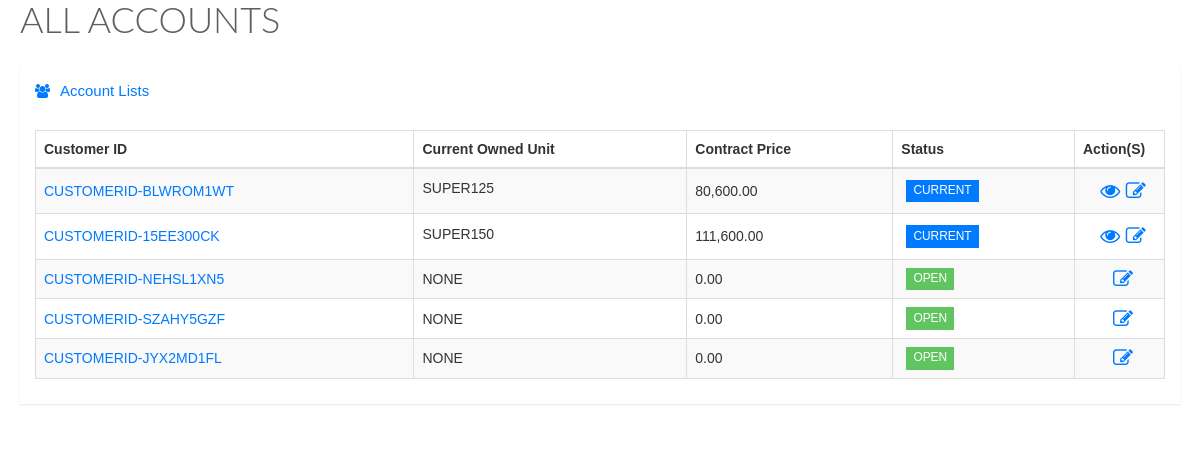
Before: /table.php with the older database file.
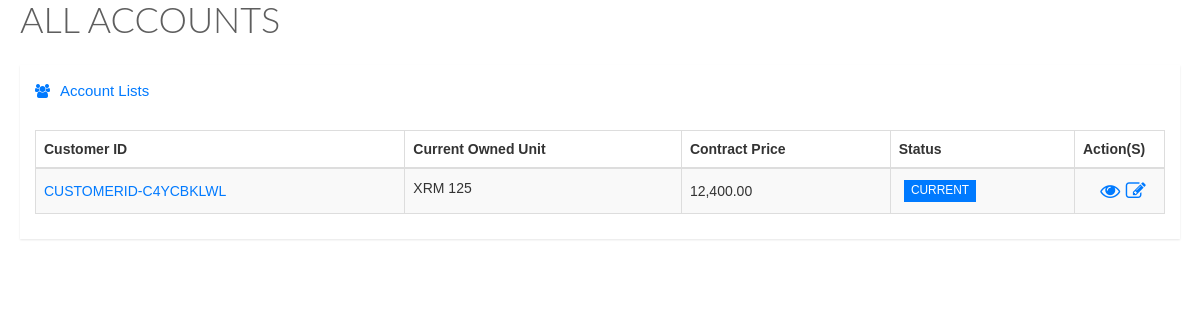
After: the same page with the newer database file.
### tables this page shows
CREATE TABLE IF NOT EXISTS `accounts` (
  `id` int(11) NOT NULL,
  `account_id` varchar(100) NOT NULL,
  `model_id` varchar(100) NOT NULL,
  `status` varchar(100) NOT NULL,
  `terms` varchar(100) NOT NULL,
  `monthly_installment` decimal(10,2) NOT NULL,
  `totalpaid` decimal(10,2) NOT NULL,
  `deposit` decimal(10,2) NOT NULL,
  `rebate` decimal(10,2) NOT NULL,
  `contract_price` decimal(10,2) NOT NULL,
  `months` int(11) NOT NULL,
  `datepayment` date NOT NULL,
  `downpayment` double(10,2) NOT NULL
);

CREATE TABLE IF NOT EXISTS `stocks` (
  `model_id` int(11) NOT NULL,
  `category_name` varchar(30) NOT NULL,
  `model_name` varchar(30) NOT NULL,
  `price` decimal(10,2) NOT NULL,
  `downpayment` decimal(10,2) NOT NULL,
  `color` varchar(100) NOT NULL,
  `engine_number` varchar(30) NOT NULL,
  `chassis` varchar(30) NOT NULL,
  `status` varchar(100) NOT NULL,
  `branch` varchar(100) NOT NULL
);

### table.php (the view, shortened to what this page needs)
<link href="stylesheets/bootstrap.min.css" media="all" rel="stylesheet" type="text/css" />
   <link href="stylesheets/font-awesome.min.css" media="all" rel="stylesheet" type="text/css" />
   <link href="stylesheets/datatables.css" media="all" rel="stylesheet" type="text/css" />
   <link href="stylesheets/style.css" media="all" rel="stylesheet" type="text/css" />
    <link href="stylesheets/jquery.fancybox.css" media="all" rel="stylesheet" type="text/css" />
   <div class="animated fadeInDown " id="accounthide">
       <div class="page-title">
         <h1>
         </h1>
       </div>
       <div class="row">
         <div class="col-lg-12">
           <div class="widget-container fluid-height clearfix">
             <div class="heading">
               <i class="fa fa-users"></i>Account Lists
             </div>
             <div class="widget-content padded clearfix">
               <table class="table table-bordered table-striped" id="dataTable1">
                 <thead>
                   <th>
                     Customer ID
                   </th>
                   <th>
                     Current Owned Unit
                   </th>
                   <th class="hidden-xs">
                     Contract Price
                   </th>
                   <th class="hidden-xs">
                     Status
                   </th>
                   <th>Action(S)</th>
                 </thead>
                 <tbody>
                    <?php
                       include 'db/connection.php';
                       $accounts = $dbConn->query("SELECT * FROM accounts");
                       while ($getaccounts = $accounts->fetch(PDO::FETCH_ASSOC))
                       {
                       ?>
                       <tr>
                       <td><a href="#dis<?php echo $getaccounts['account_id'];
                       ?>" class="fancybox"><?php echo $getaccounts['account_id'];
                       ?></a></td>
                         <td> <?php
                                 $querymodel = $dbConn->query("SELECT * FROM stocks where model_id = '".$getaccounts['model_id']."' ");
                                 $dismodel = $querymodel->fetch(PDO::FETCH_ASSOC);
                                 if($dismodel['model_id'] == NULL)
                                 {
                                 echo 'NONE';
                                 }
                                 else
                                 {
                                 echo '<label style="text-transform:uppercase;">'.$dismodel['model_name'].'</label>';
                                 }
                                 ?></td>
                          <td><?php echo number_format($getaccounts['contract_price'],2);?></td>
                          <td><?php  if ($getaccounts['status'] == 'open')
                                 {
                                   echo '<span class="label label-success">OPEN</span>';
                                 }
                                 elseif($getaccounts['status'] == 'current')
                                 {
                                   echo '<span class="label label-primary">CURRENT</span>';
                                  }
                                  else{
                                   echo '<span class="label label-danger">CLOSE</span>';
                                   } ?></td>
                         <td class="actions" style="font-size:20px;">
                       <div class="action-buttons">
                       <CENTER>
                       <?php  if ($getaccounts['status'] == 'open')
                                 {
                                   echo '<a class="fa fa-edit" id="edit_accounts" data-accounts="'.$getaccounts['account_id'].'" href="#"></a>';
                                 }
                                  else{
                                   echo '  <a class="fa fa-eye fancybox" href="#'.$getaccounts['account_id'].'"></a> <a class="fa fa-edit" id="edit_accounts" data-accounts="'.$getaccounts['account_id'].'" href="#"></a>';
                                   } ?></CENTER>
                        </div>
                     </td>
                                </tr>
                                <?php } ?>
                 </tbody>
               </table>
             </div>
           </div>
         </div>
       </div></div>

Changed rows visible on the page:
removed accounts: account "CUSTOMERID-15EE300CK", stocks.model_name "SUPER150", contract_price "111,600.00", status "CURRENT"
removed accounts: account "CUSTOMERID-NEHSL1XN5", shows "NONE", contract_price "0.00", status "OPEN"
removed accounts: account "CUSTOMERID-SZAHY5GZF", shows "NONE", contract_price "0.00", status "OPEN"
removed accounts: account "CUSTOMERID-JYX2MD1FL", shows "NONE", contract_price "0.00", status "OPEN"
changed accounts: account "CUSTOMERID-BLWROM1WT" → "CUSTOMERID-C4YCBKLWL"; stocks.model_name "SUPER125" → "XRM 125"; contract_price "80,600.00" → "12,400.00"
